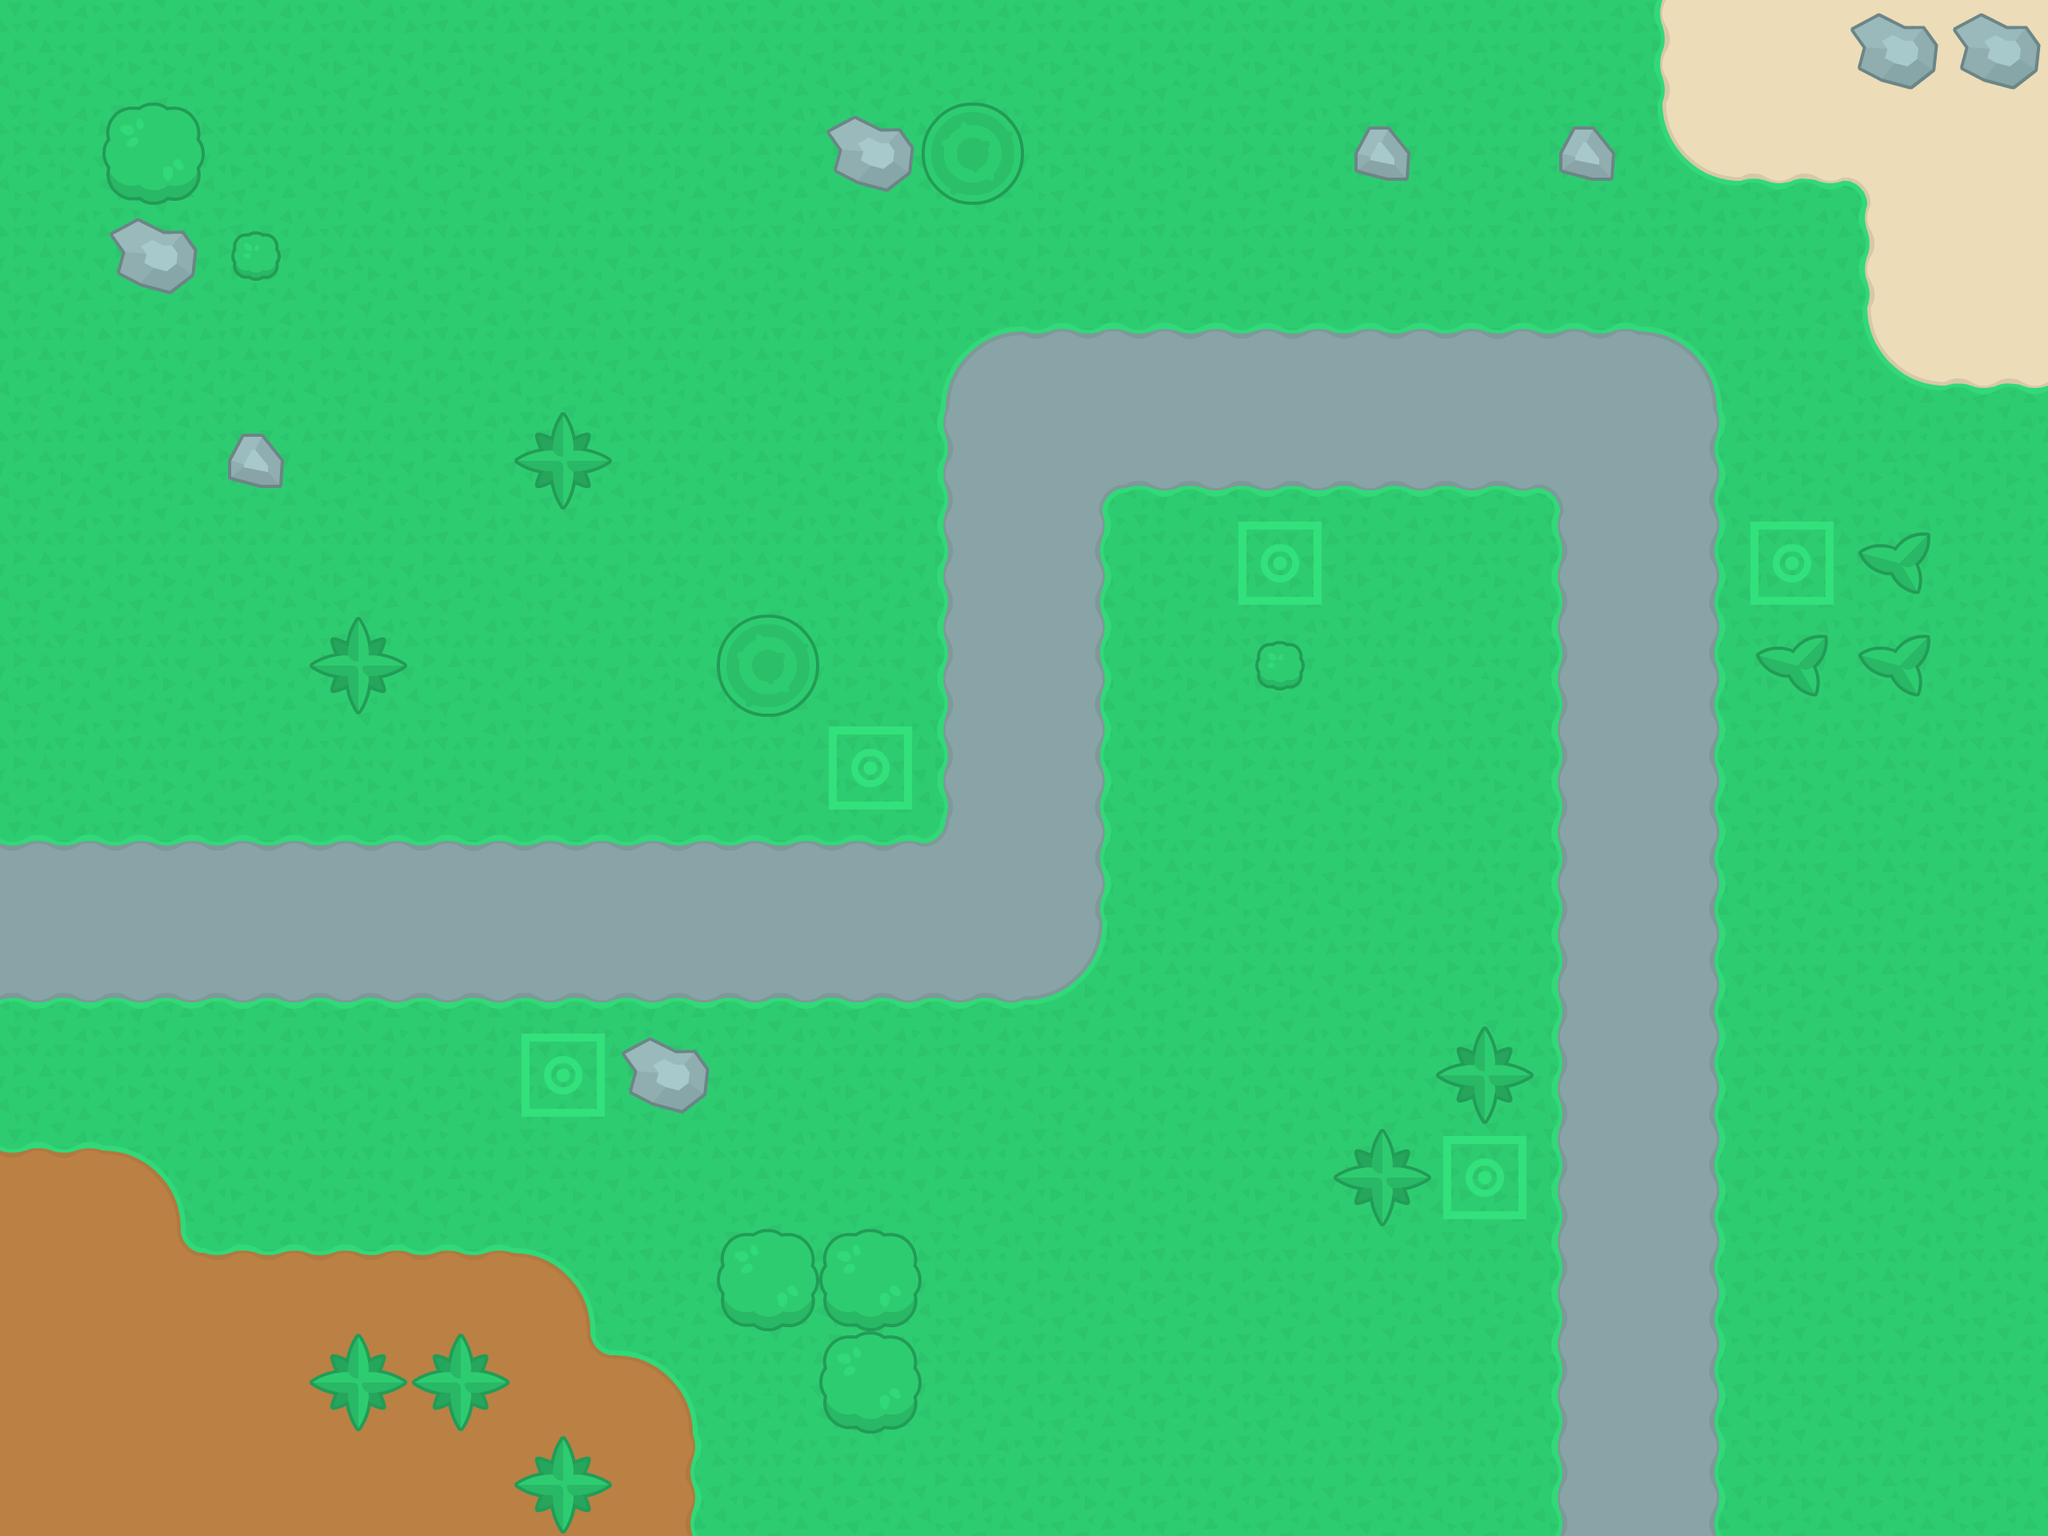

A level layout from a 2D game, rendered from its tile map. Below: a short description, then the map file with its tile-grid data intact:
An orthogonal 20x15 tile map with 128x128 px tiles, 3 tile layers (Map, Decor, Building Spots).

<map version="1.2" tiledversion="1.3.3" orientation="orthogonal" renderorder="right-down" width="20" height="15" tilewidth="128" tileheight="128" infinite="0" nextlayerid="4" nextobjectid="1">
 <tileset firstgid="1" source="tilesheet.tsx" />
 <layer id="1" name="Map" width="20" height="15">
  <data encoding="csv">
163,163,163,25,25,163,25,232,232,163,232,232,232,25,163,163,164,199,194,194,
25,232,163,25,25,25,163,232,232,232,25,25,25,232,232,25,165,140,141,189,
163,232,163,25,25,232,25,25,232,232,232,25,25,163,25,232,232,232,164,199,
232,232,25,25,232,232,25,25,163,211,255,255,255,255,255,255,212,163,165,140,
25,232,232,163,25,25,232,163,163,233,208,209,209,209,209,210,231,25,232,232,
25,25,163,232,25,25,25,25,163,233,231,163,25,163,163,233,231,232,163,232,
232,25,232,25,232,25,25,232,163,233,231,25,163,25,25,233,231,232,25,232,
232,232,25,25,25,163,25,163,163,233,231,25,163,163,25,233,231,232,25,232,
255,255,255,255,255,255,255,255,255,256,231,163,163,232,232,233,231,25,232,232,
209,209,209,209,209,209,209,209,209,209,235,163,232,25,163,233,231,25,163,25,
163,163,25,163,163,163,232,25,232,232,25,163,232,25,25,233,231,163,163,232,
48,5,25,25,232,25,163,163,163,232,232,25,163,163,25,233,231,25,163,25,
61,47,48,48,48,5,232,232,25,163,25,232,163,163,163,233,231,232,232,163,
56,51,56,51,51,47,5,163,163,25,25,25,25,25,232,233,231,163,163,25,
61,56,51,56,56,56,24,232,25,163,163,163,163,163,232,233,231,25,25,25
</data>
 </layer>
 <layer id="3" name="Decor" width="20" height="15">
  <data encoding="csv">
0,0,0,0,0,0,0,0,0,0,0,0,0,0,0,0,0,0,137,137,
0,131,0,0,0,0,0,0,0,0,0,0,0,0,0,0,0,0,0,0,
0,137,132,0,0,0,0,0,0,0,0,0,0,0,0,0,0,0,0,0,
0,0,0,0,0,0,0,0,0,0,0,0,0,0,0,0,0,0,0,0,
0,0,0,0,0,0,0,0,0,0,0,0,0,0,0,0,0,0,0,0,
0,0,0,0,0,0,0,0,0,0,0,0,0,0,0,0,0,0,0,0,
0,0,0,0,0,0,0,134,0,0,0,0,0,0,0,0,0,0,0,0,
0,0,0,0,0,0,0,0,0,0,0,0,0,0,0,0,0,0,0,0,
0,0,0,0,0,0,0,0,0,0,0,0,0,0,0,0,0,0,0,0,
0,0,0,0,0,0,0,0,0,0,0,0,0,0,0,0,0,0,0,0,
0,0,0,0,0,0,137,0,0,0,0,0,0,0,0,0,0,0,0,0,
0,0,0,0,0,0,0,0,0,0,0,0,0,0,0,0,0,0,0,0,
0,0,0,0,0,0,0,0,0,0,0,0,0,0,0,0,0,0,0,0,
0,0,0,135,135,0,0,0,0,0,0,0,0,0,0,0,0,0,0,0,
0,0,0,0,0,135,0,0,0,0,0,0,0,0,0,0,0,0,0,0
</data>
 </layer>
 <layer id="2" name="Building Spots" width="20" height="15">
  <data encoding="csv">
0,0,0,0,0,0,0,0,0,0,0,0,0,0,0,0,0,0,0,0,
0,0,0,0,0,0,0,0,137,134,0,0,0,136,0,136,0,0,0,0,
0,0,0,0,0,0,0,0,0,0,0,0,0,0,0,0,0,0,0,0,
0,0,0,0,0,0,0,0,0,0,0,0,0,0,0,0,0,0,0,0,
0,0,136,0,0,135,0,0,0,0,0,0,0,0,0,0,0,0,0,0,
0,0,0,0,0,0,0,0,0,0,0,0,46,0,0,0,0,46,133,0,
0,0,0,135,0,0,0,0,0,0,0,0,132,0,0,0,0,133,133,0,
0,0,0,0,0,0,0,0,46,0,0,0,0,0,0,0,0,0,0,0,
0,0,0,0,0,0,0,0,0,0,0,0,0,0,0,0,0,0,0,0,
0,0,0,0,0,0,0,0,0,0,0,0,0,0,0,0,0,0,0,0,
0,0,0,0,0,46,0,0,0,0,0,0,0,0,135,0,0,0,0,0,
0,0,0,0,0,0,0,0,0,0,0,0,0,135,46,0,0,0,0,0,
0,0,0,0,0,0,0,131,131,0,0,0,0,0,0,0,0,0,0,0,
0,0,0,0,0,0,0,0,131,0,0,0,0,0,0,0,0,0,0,0,
0,0,0,0,0,0,0,0,0,0,0,0,0,0,0,0,0,0,0,0
</data>
 </layer>
</map>